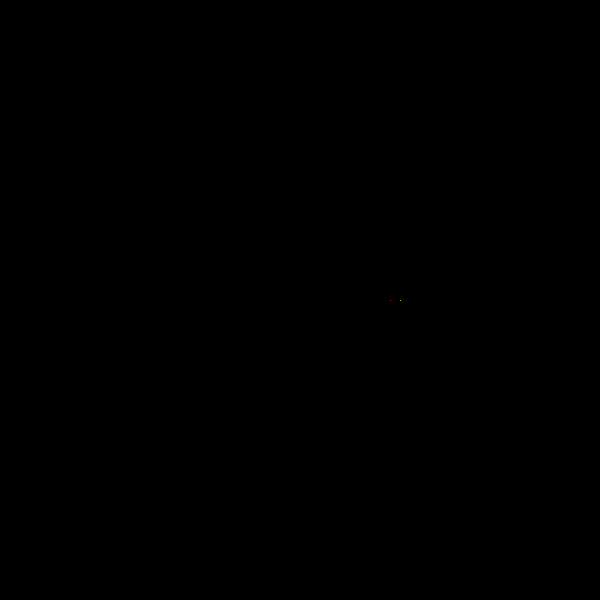
Frame 1 (no input)
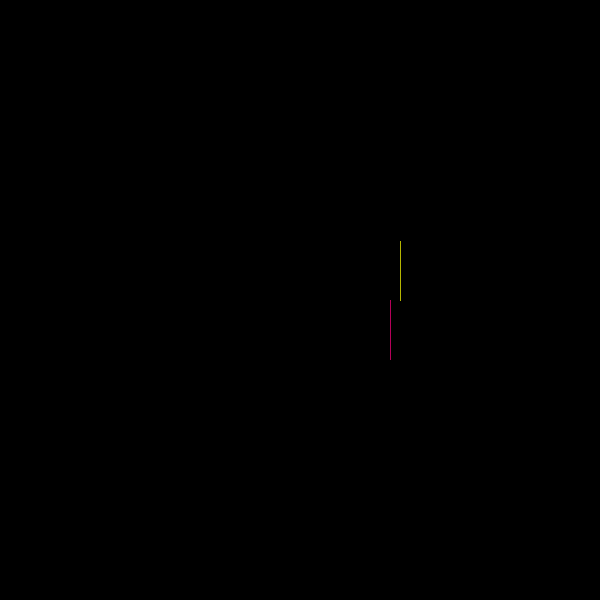
Frame 60 (the mouse pressed at the canvas centre just before this capture)
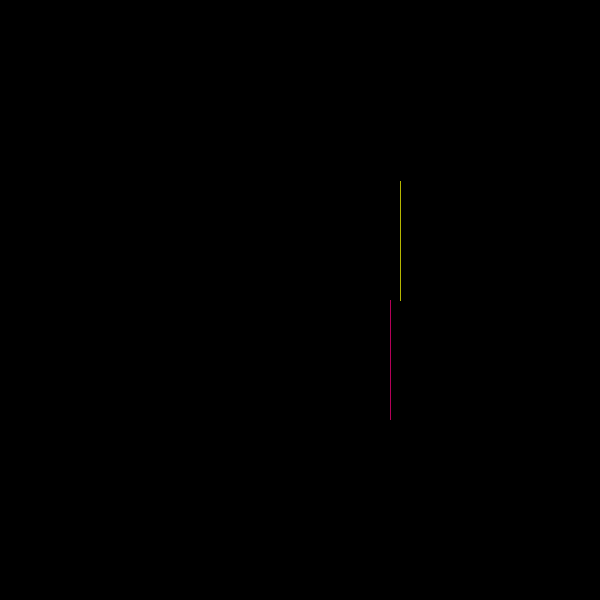
Frame 120 (the mouse held since frame 60 and released just before this capture)

The Processing sketch that drew these frames (run headless with seeded random() and noise(); from frame 60 on, the mouse is pressed at the canvas centre):

// Processing sketch: processing_77813
// ── processing_77813.pde

int x = 400;
int y = 300;
int compX = 390;
int compY = 300;
int asd = UP;
int compasd = DOWN ;
boolean gameOver = false;

void setup()
{
  size(600, 600); 
  background(0);
}
void draw()
{
  if (gameOver == true)
  {
    fill(255, 0, 0);
    rect(0, 0, 600, 600);
  }
  else
  {
    human();
    computer();
  }
}

void human()
{
  if(get(x,y) != color(0))
  {
    gameOver = true;
  }
  stroke(255, 255, 0);
  point(x, y);
  if (asd == RIGHT)
  {
    x++;
  }
  if (asd == LEFT)
  {
    x--;
  }
  if (asd == UP)
  {
    y--;
  }
  if (asd == DOWN)
  {
    y++;
  }
}

void keyPressed()
{
  if (key == 'w')
  {
    asd = UP;
  }
  else if (key == 's')
  {
    asd = DOWN;
  }
  else if (key == 'a')
  {
    asd = LEFT;
  }
  else if (key == 'd')
  {
    asd = RIGHT;
  }
}

void computer()
{ 
  if (get(compX, compY) != color (0))
  {
    gameOver = true;
  }
  stroke(255, 0, 125);
  point(compX, compY);

  if (compasd == RIGHT)
  {
    compX++;
    if (get(compX+1, compY)!= color (0))
    {
      compasd = UP;
    }
  }
  else if (compasd == LEFT)
  {
    compX--;
    if (get(compX-1, compY)!= color (0))
    {
      compasd = DOWN;
    }
  }
  else if (compasd == UP)
  {
    compY--;
    if (get(compX, compY-1)!= color (0))
    {
      compasd = LEFT;
    }
  }
  else if (compasd == DOWN)
  {
    compY++;
    if (get(compX, compY+1)!= color (0))
    {
      compasd = RIGHT;
    }
  }
}
